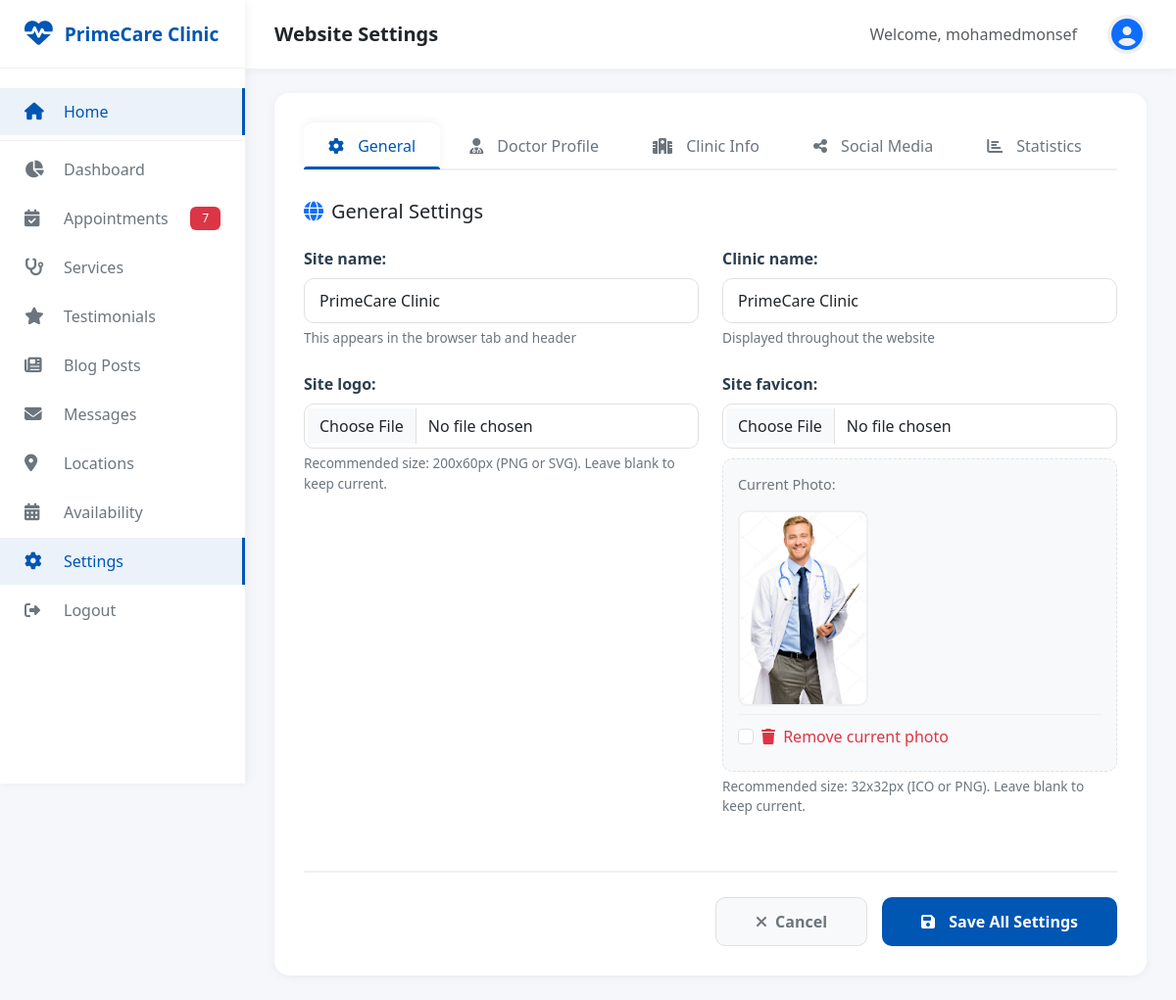
Page /dashboard/settings/ (signed in) on the committed database.
### core/models.py (models this page shows, shortened)
class SiteSettings(models.Model):
    site_name = models.CharField(max_length=100, default='Medical Clinic')
    site_logo = models.ImageField(upload_to='site/', blank=True, null=True)
    site_favicon = models.ImageField(upload_to='site/', blank=True, null=True)
    doctor_name = models.CharField(max_length=100)
    doctor_title = models.CharField(max_length=200)
    doctor_image = models.ImageField(upload_to='doctor/')
    doctor_biography = models.TextField()
    doctor_qualifications = models.TextField(help_text='Comma separated qualifications')
    doctor_experience = models.TextField()
    doctor_certifications = models.TextField(blank=True)
    doctor_achievements = models.TextField(blank=True)
    doctor_email = models.EmailField()
    doctor_phone = models.CharField(max_length=20)
    clinic_name = models.CharField(max_length=100)
    clinic_address = models.TextField()
    clinic_phone = models.CharField(max_length=20)
    clinic_email = models.EmailField()
    working_hours = models.TextField()
    google_maps_embed = models.TextField(blank=True, help_text='Google Maps embed URL')
    facebook_url = models.URLField(blank=True)
    twitter_url = models.URLField(blank=True)
    instagram_url = models.URLField(blank=True)
    linkedin_url = models.URLField(blank=True)
    youtube_url = models.URLField(blank=True)
    years_experience = models.IntegerField(default=0)
    happy_patients = models.IntegerField(default=0)
    operations_completed = models.IntegerField(default=0)
    awards_won = models.IntegerField(default=0)
    created_at = models.DateTimeField(auto_now_add=True)
    updated_at = models.DateTimeField(auto_now=True)
    class Meta:
        verbose_name = 'Site Setting'
        verbose_name_plural = 'Site Settings'

### dashboard/views.py (the view)
# urls.py: path('settings/', views.settings_edit, name='settings'),
@login_required
def settings_edit(request):
    settings_obj = SiteSettings.objects.first()
    if not settings_obj:
        settings_obj = SiteSettings()
    if request.method == 'POST':
        form = SiteSettingsForm(request.POST, request.FILES, instance=settings_obj)
        if form.is_valid():
            form.save()
            messages.success(request, '✅ Settings updated successfully!')
            return redirect('dashboard:settings')
        else:
            for field, errors in form.errors.items():
                for error in errors:
                    messages.error(request, f'{field}: {error}')
    else:
        form = SiteSettingsForm(instance=settings_obj)
    context = {
        'form': form,
        'settings': settings_obj,
        'active_tab': request.GET.get('tab', 'general'),
    }
    return render(request, 'dashboard/settings/edit.html', context)

### dashboard/templates/dashboard/settings/edit.html (shortened to what this page needs)
{% extends 'dashboard/base_dashboard.html' %}
{% load static %}
{% block page_title %}Website Settings{% endblock %}
{% block content %}
<div class="settings-container">
    <ul class="settings-tabs nav nav-tabs" role="tablist">
        <li class="nav-item">
            <a class="nav-link {% if active_tab == 'general' %}active{% endif %}" data-bs-toggle="tab" href="#general" role="tab">
                <i class="fas fa-cog"></i> General
            </a>
        </li>
        <li class="nav-item">
            <a class="nav-link {% if active_tab == 'doctor' %}active{% endif %}" data-bs-toggle="tab" href="#doctor" role="tab">
                <i class="fas fa-user-md"></i> Doctor Profile
            </a>
        </li>
        <li class="nav-item">
            <a class="nav-link {% if active_tab == 'clinic' %}active{% endif %}" data-bs-toggle="tab" href="#clinic" role="tab">
                <i class="fas fa-hospital"></i> Clinic Info
            </a>
        </li>
        <li class="nav-item">
            <a class="nav-link {% if active_tab == 'social' %}active{% endif %}" data-bs-toggle="tab" href="#social" role="tab">
                <i class="fas fa-share-alt"></i> Social Media
            </a>
        </li>
        <li class="nav-item">
            <a class="nav-link {% if active_tab == 'stats' %}active{% endif %}" data-bs-toggle="tab" href="#stats" role="tab">
                <i class="fas fa-chart-bar"></i> Statistics
            </a>
        </li>
    </ul>
    <form method="POST" enctype="multipart/form-data" id="settingsForm" action="{% url 'dashboard:settings' %}">
        <div class="tab-content">
            <div class="tab-pane fade show {% if active_tab == 'general' %}active{% endif %}" id="general" role="tabpanel">
                <div class="settings-section">
                    <h5 class="mb-4"><i class="fas fa-globe text-primary me-2"></i>General Settings</h5>
                    <div class="row">
                        <div class="col-md-6">
                            <div class="form-group">
                                {{ form.site_name.label_tag }}
                                {{ form.site_name }}
                                <div class="help-text">This appears in the browser tab and header</div>
                            </div>
                        </div>
                        <div class="col-md-6">
                            <div class="form-group">
                                {{ form.clinic_name.label_tag }}
                                {{ form.clinic_name }}
                                <div class="help-text">Displayed throughout the website</div>
                            </div>
                        </div>
                    </div>
                    <div class="row">
                        <div class="col-md-6">
                            <div class="form-group">
                                {{ form.site_logo.label_tag }}
                                <input type="file" name="site_logo" class="form-control" accept="image/*" id="id_site_logo">
                                <div class="help-text">Recommended size: 200x60px (PNG or SVG). Leave blank to keep current.</div>
                            </div>
                        </div>
                        <div class="col-md-6">
                            <div class="form-group">
                                {{ form.site_favicon.label_tag }}
                                <input type="file" name="site_favicon" class="form-control" accept="image/*" id="id_site_favicon">
                                {% if form.instance.site_favicon %}
                                <div class="current-image-container">
                                    <p>Current Photo:</p>
                                    <img src="{{ form.instance.doctor_image.url }}" alt="Doctor" class="image-preview image-preview-lg">
                                    <div class="form-check mt-2">
                                        <input type="checkbox" name="remove_doctor_image" id="remove_doctor_image" class="form-check-input">
                                        <label for="remove_doctor_image" class="form-check-label text-danger">
                                            <i class="fas fa-trash me-1"></i> Remove current photo
                                        </label>
                                    </div>
                                </div>
                                {% endif %}
                                <div class="help-text">Recommended size: 32x32px (ICO or PNG). Leave blank to keep current.</div>
                            </div>
                        </div>
                    </div>
                </div>
            </div>
        </div>
        <div class="settings-actions">
            <a href="{% url 'dashboard:home' %}" class="btn-cancel">
                <i class="fas fa-times me-2"></i>Cancel
            </a>
            <button type="submit" class="btn-save" id="saveSettingsBtn" name="save_settings" value="1">
                <i class="fas fa-save"></i> Save All Settings
            </button>
        </div>
    </form>
</div>
{% endblock %}

### dashboard/templates/dashboard/base_dashboard.html (shortened to what this page needs)
<!DOCTYPE html>
<html lang="en">
<head>
    <link href="https://cdn.jsdelivr.net/npm/bootstrap@5.3.0/dist/css/bootstrap.min.css" rel="stylesheet">
    <link rel="stylesheet" href="https://cdnjs.cloudflare.com/ajax/libs/font-awesome/6.4.0/css/all.min.css">
    {% load static %}
    <link rel="stylesheet" href="{% static 'css/dashboard.css' %}">
</head>
<body>
    <div class="dashboard-wrapper">
        <nav class="sidebar">
            <div class="sidebar-brand">
                <i class="fas fa-heartbeat"></i>
                <h4>{{ site_settings.site_name|default:"Clinic" }}</h4>
            </div>
            <ul class="sidebar-menu">
                <li>
                    <a href="{% url 'core:home' %}" target="_blank" >
                        <i class="fas fa-home"></i>
                        <span>Home</span>
                    </a>
                </li>
                <li>
                    <a href="{% url 'dashboard:home' %}" class="{% if request.resolver_match.url_name == 'home' %}active{% endif %}">
                        <i class="fas fa-chart-pie"></i>
                        <span>Dashboard</span>
                    </a>
                </li>
                <li>
                    <a href="{% url 'dashboard:appointments' %}" class="{% if 'appointments' in request.path %}active{% endif %}">
                        <i class="fas fa-calendar-check"></i>
                        <span>Appointments</span>
                        {% if pending_appointments_count %}
                        <span class="badge bg-danger">{{ pending_appointments_count }}</span>
                        {% endif %}
                    </a>
                </li>
                <li>
                    <a href="{% url 'dashboard:services' %}" class="{% if 'services' in request.path %}active{% endif %}">
                        <i class="fas fa-stethoscope"></i>
                        <span>Services</span>
                    </a>
                </li>
                <li>
                    <a href="{% url 'dashboard:testimonials' %}" class="{% if 'testimonials' in request.path %}active{% endif %}">
                        <i class="fas fa-star"></i>
                        <span>Testimonials</span>
                    </a>
                </li>
                <li>
                    <a href="{% url 'dashboard:blog' %}" class="{% if 'blog' in request.path %}active{% endif %}">
                        <i class="fas fa-newspaper"></i>
                        <span>Blog Posts</span>
                    </a>
                </li>
                <li>
                    <a href="{% url 'dashboard:contacts' %}" class="{% if 'contacts' in request.path %}active{% endif %}">
                        <i class="fas fa-envelope"></i>
                        <span>Messages</span>
                    </a>
                </li>
                <li>
                    <a href="{% url 'dashboard:location_list' %}" class="{% if 'locations' in request.path %}active{% endif %}">
                        <i class="fas fa-map-marker-alt"></i>
                        <span>Locations</span>
                    </a>
                </li>
                <li>
                    <a href="{% url 'dashboard:availability_list' %}" class="{% if 'availability' in request.path %}active{% endif %}">
                        <i class="fas fa-calendar-alt"></i>
                        <span>Availability</span>
                    </a>
                </li>
                <li>
                    <a href="{% url 'dashboard:settings' %}" class="{% if 'settings' in request.path %}active{% endif %}">
                        <i class="fas fa-cog"></i>
                        <span>Settings</span>
                    </a>
                </li>
                <li>
                    <form method="POST" action="{% url 'accounts:logout' %}" style="display: inline; width: 100%;">
                        <button type="submit" class="btn btn-link" style="display: flex; align-items: center; padding: 12px 25px; color: #6c757d; text-decoration: none; transition: all 0.3s ease; width: 100%; border: none; background: none; text-align: left;">
                            <i class="fas fa-sign-out-alt" style="width: 25px; margin-right: 15px;"></i>
                            <span>Logout</span>
                        </button>
                    </form>
                </li>
            </ul>
        </nav>
        <div class="main-content">
            <header class="top-bar">
                <div class="top-bar-left">
                    <h5>{% block page_title %}Dashboard{% endblock %}</h5>
                </div>
                <div class="top-bar-right">
                    <span class="text-muted me-3">Welcome, {{ user.get_full_name|default:user.username }}</span>
                    <div class="admin-avatar">
                        <i class="fas fa-user-circle fa-2x text-primary"></i>
                    </div>
                </div>
            </header>
            <div class="page-content">
                {% block content %}{% endblock %}
            </div>
        </div>
    </div>
</body>
</html>

### rows in the picture
SiteSettings: site_name "PrimeCare Clinic", clinic_name "PrimeCare Clinic", instance.doctor_image (picture)

### other values in the picture
{{ pending_appointments_count }} "7"
{{ user.get_full_name|default:user.username }} "mohamedmonsef"
